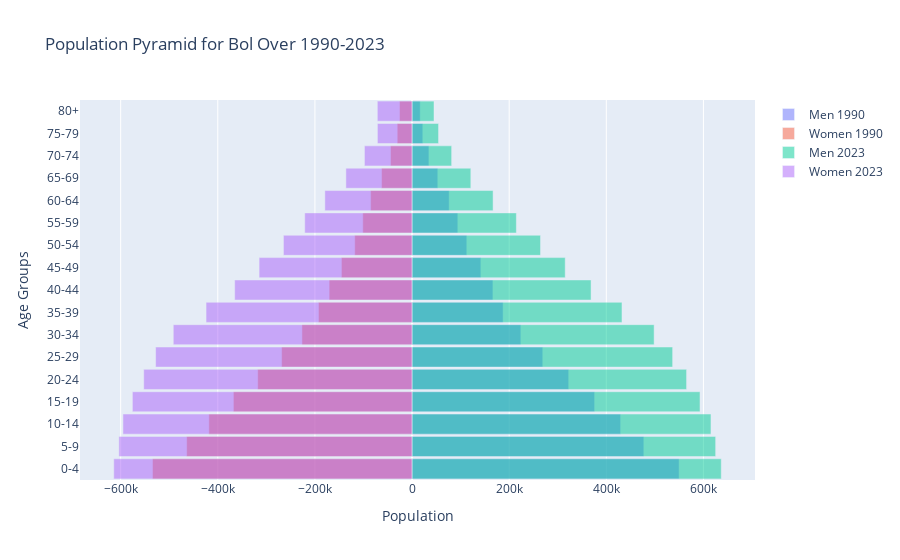

Source (notebook cell):
### Code cell
overlay_population_pyramid([1990, 2023], 'Bol')

### Figure 1 — Plotly figure (JSON) as saved in the notebook; plotly's stock layout.template omitted (floating-point values rounded to 4 significant figures)
{"data": [{"hoverinfo": "skip", "name": "Men 1990", "opacity": 0.5, "orientation": "h", "type": "bar", "x": [549900.0, 477200.0, 429500.0, 375900.0, 322600.0, 269200.0, 224000.0, 187500.0, 166500.0, 141700.0, 112700.0, 94270.0, 76390.0, 53020.0, 34730.0, 22110.0, 16810.0], "y": ["0-4", "5-9", "10-14", "15-19", "20-24", "25-29", "30-34", "35-39", "40-44", "45-49", "50-54", "55-59", "60-64", "65-69", "70-74", "75-79", "80+"]}, {"hoverinfo": "skip", "name": "Women 1990", "opacity": 0.5, "orientation": "h", "type": "bar", "x": [-534500.0, -464100.0, -418400.0, -367900.0, -317900.0, -268600.0, -226800.0, -192700.0, -170800.0, -145400.0, -118100.0, -101500.0, -85380.0, -62860.0, -44380.0, -30580.0, -25880.0], "y": ["0-4", "5-9", "10-14", "15-19", "20-24", "25-29", "30-34", "35-39", "40-44", "45-49", "50-54", "55-59", "60-64", "65-69", "70-74", "75-79", "80+"]}, {"hoverinfo": "skip", "name": "Men 2023", "opacity": 0.5, "orientation": "h", "type": "bar", "x": [636700.0, 625200.0, 615500.0, 593000.0, 565300.0, 536600.0, 498500.0, 432300.0, 368600.0, 315400.0, 264500.0, 214800.0, 166900.0, 121100.0, 81590.0, 54550.0, 45230.0], "y": ["0-4", "5-9", "10-14", "15-19", "20-24", "25-29", "30-34", "35-39", "40-44", "45-49", "50-54", "55-59", "60-64", "65-69", "70-74", "75-79", "80+"]}, {"hoverinfo": "skip", "name": "Women 2023", "opacity": 0.5, "orientation": "h", "type": "bar", "x": [-614200.0, -603700.0, -595300.0, -575900.0, -552600.0, -528100.0, -491600.0, -424200.0, -365300.0, -315000.0, -264800.0, -221000.0, -179600.0, -136200.0, -98060.0, -71340.0, -71540.0], "y": ["0-4", "5-9", "10-14", "15-19", "20-24", "25-29", "30-34", "35-39", "40-44", "45-49", "50-54", "55-59", "60-64", "65-69", "70-74", "75-79", "80+"]}], "layout": {"bargap": 0.1, "barmode": "overlay", "title": {"text": "Population Pyramid for Bol Over 1990-2023"}, "xaxis": {"title": {"text": "Population"}}, "yaxis": {"title": {"text": "Age Groups"}}}}
